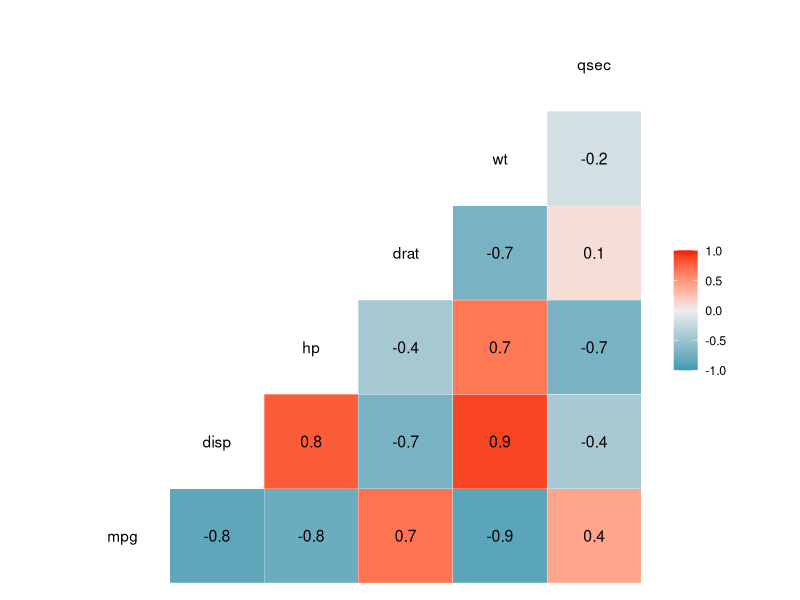
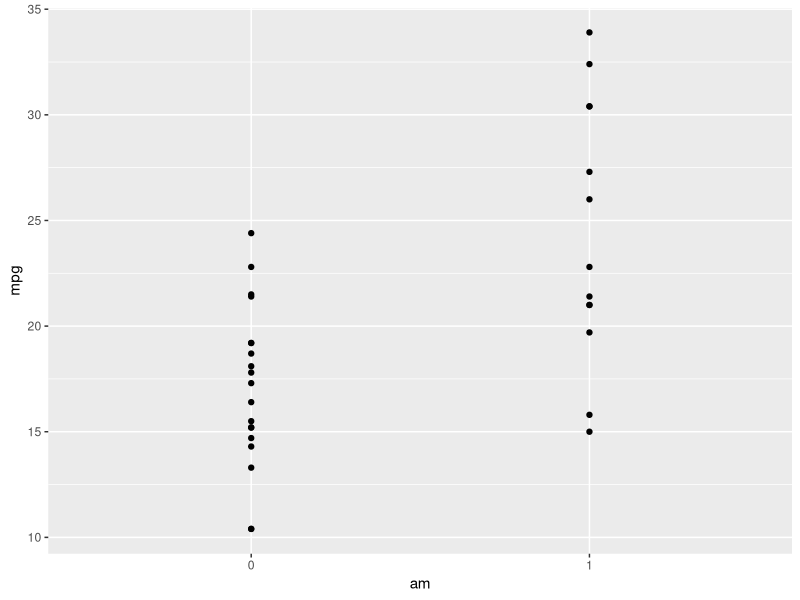
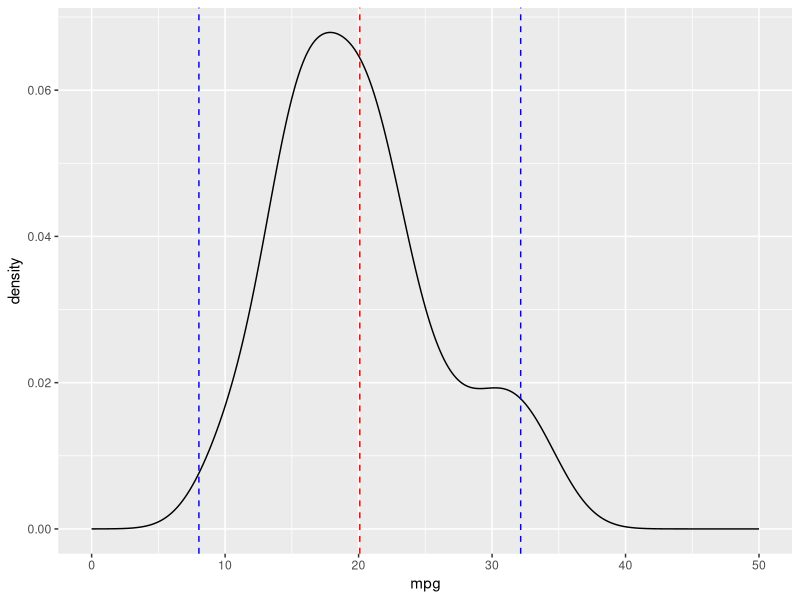
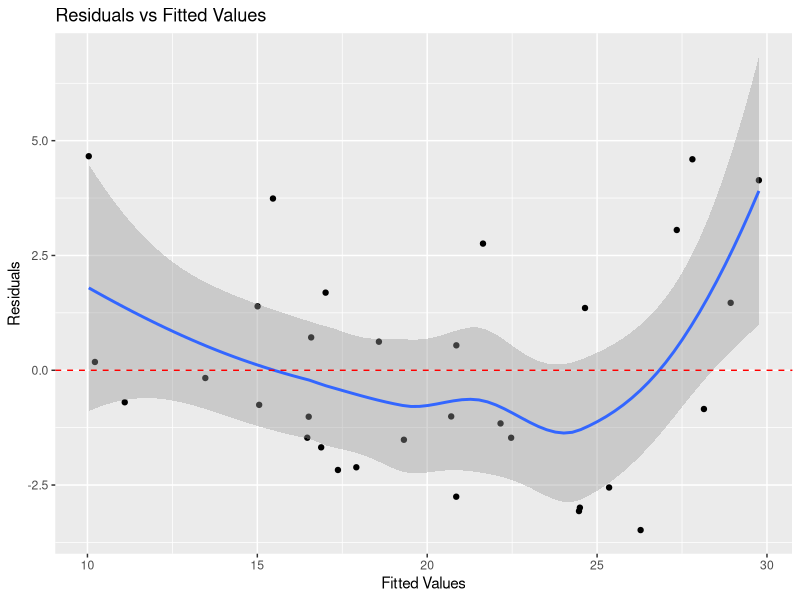
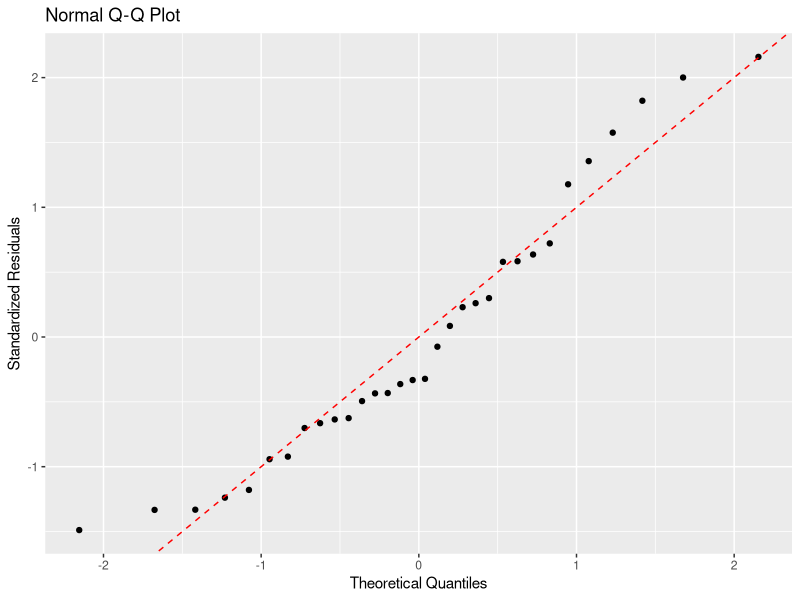
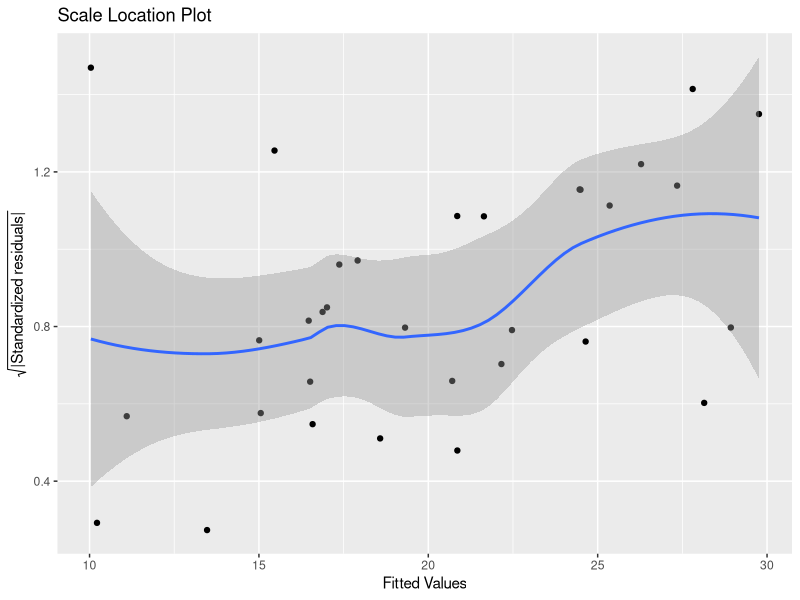
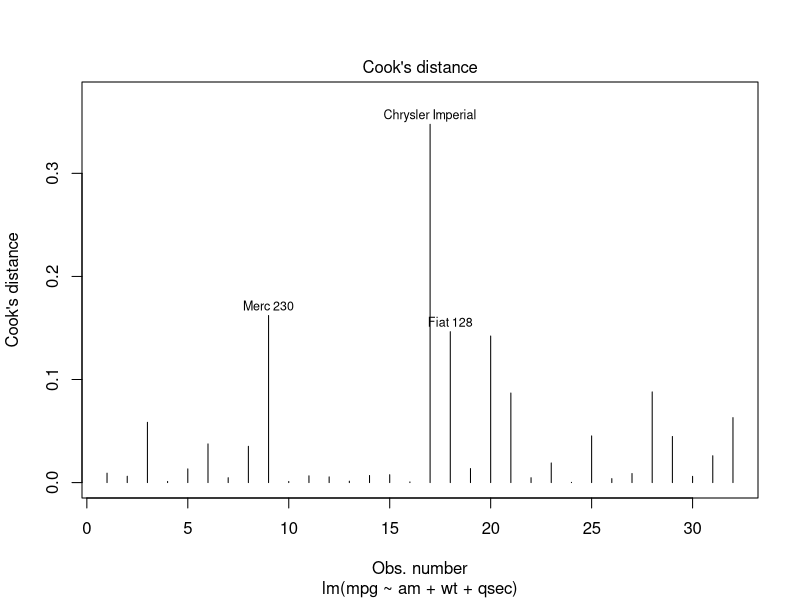
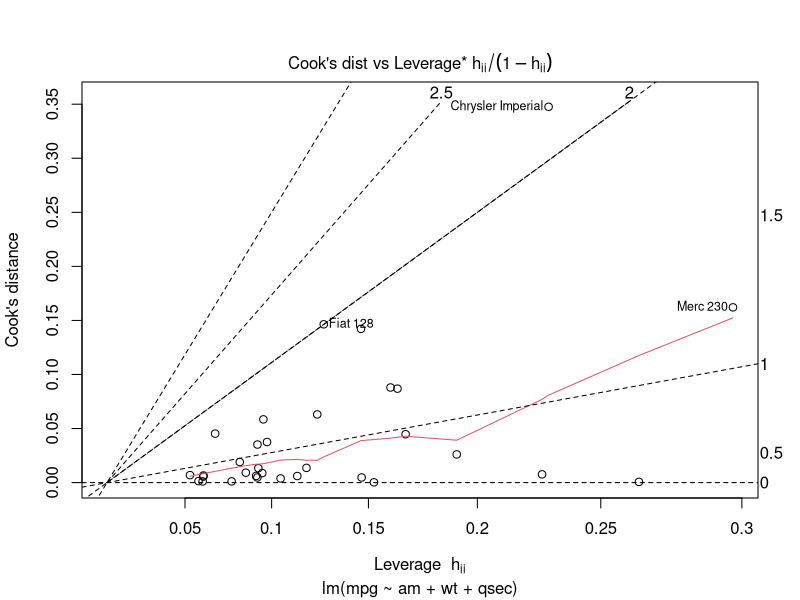

Generate these figures, in order, with R:
##############################################################
# 1) Reading Data, Pre-Processing, and Exploratory Analysis
##############################################################

# Load all necessary R packages into current session
library(ggplot2)
library(dplyr)
library(GGally)
library(car)

# Read data into R
data("mtcars")

# Take a look at the data
head(mtcars)
?mtcars
summary(mtcars)
str(mtcars)
# It seems like vs & am are binary factor variables
# cyl, gear, & carb are multi level factor variables

# Convert to factor variables
mtcars$vs <- as.factor(mtcars$vs)
mtcars$am <- as.factor(mtcars$am)

# Check that the changers took hold
str(mtcars)

# Get correlation matrix of the continuous variables
mtcars[, c(1, 3:7)] %>% 
        ggcorr(label = T)

# Plot mpg vs am
ggplot(mtcars,
       aes(x = am,
           y = mpg)) +
        geom_point()

# Look at the mean mpg for cars with/without automatic 
mtcars %>% group_by(am) %>%
        summarize(mean = mean(mpg))

# Check to see if mpg is normally distributed
ggplot(mtcars, aes(mpg)) +
        geom_density() +
        xlim(0, 50) + 
        geom_vline(xintercept = mean(mtcars$mpg),
                   color = "red",
                   linetype = "dashed") +
        geom_vline(xintercept = mean(mtcars$mpg) - 2 * sd(mtcars$mpg),
                   color = "blue",
                   linetype = "dashed") +
        geom_vline(xintercept = mean(mtcars$mpg) + 2 * sd(mtcars$mpg),
                   color = "blue",
                   linetype = "dashed") 

# Preliminary model fit: mpg ~ am
fit <- lm(mpg ~ am, mtcars)

# Take a look at the model/coefficients
summary(fit)

# At first glance it may seem manual transmission is associated with a 7.245
# increase in mpg, and this is significant with p-value = 0.000285

##############################################################
# 2) Regression Model Selection
##############################################################

# fit regression model with all regressors 
# We will use a backwards elimination method to improve the model by eliminating
# variables with high p-value
fit_all <- lm(mpg ~ ., mtcars)
summary(fit_all)

fit2 <- lm(mpg ~ . - cyl, mtcars)
summary(fit2)

fit3 <- lm(mpg ~ . - cyl - vs, mtcars)
summary(fit3)

fit4 <- lm(mpg ~ . - cyl - vs - carb, mtcars)
summary(fit4)

fit5 <- lm(mpg ~ . - cyl - vs - carb - gear, mtcars)
summary(fit5)

fit6 <- lm(mpg ~ . - cyl - vs - carb - gear - drat, mtcars)
summary(fit6)

fit7 <- lm(mpg ~ . - cyl - vs - carb - gear - drat - disp, mtcars)
summary(fit7)
# all models have been improving adjusted R-squared over previous models, except
# fit7
fit8 <- lm(mpg ~ . - cyl - vs - carb - gear - drat - disp - hp, mtcars)
summary(fit8)
# fit8 also got slightly worse, but the remaining regressors had coefficients 
# that became more significant. 
# some combo of am, wt, qseq, plus disp and hp produce the best fitting model

fit_wtqsec <- lm(mpg ~ am + wt + qsec, mtcars)
summary(fit_wtqsec)
fit_wtqsechp <- lm(mpg ~ am + wt + qsec + hp, mtcars)
summary(fit_wtqsechp)
fit_wtqsecdisp <- lm(mpg ~ am + wt + qsec + disp, mtcars)
summary(fit_wtqsecdisp)
fit_wtqsechpdisp <- lm(mpg ~ am + wt + qsec + hp + disp, mtcars)
summary(fit_wtqsechpdisp)

# we will do some ANOVA to compare the four models above
fit_wt <- lm(mpg ~ am + wt, mtcars)
anova(fit, fit_wt, fit_wtqsec, fit_wtqsechp, fit_wtqsechpdisp)
anova(fit, fit_wt, fit_wtqsec, fit_wtqsecdisp, fit_wtqsechpdisp)

# look at variance inflation factor
sqrt(vif(fit_wtqsec))
sqrt(vif(fit_wtqsechp))
sqrt(vif(fit_wtqsecdisp))
sqrt(vif(fit_wtqsechpdisp))

# ANOVA seems to indicate there is not a statistically significant difference 
# between fit_wtqsec and other models which include hp and disp as regressors
# Therefore we choose to include only am, wt, and qsec in our regression model
fit_final <- lm(mpg ~ am + wt + qsec, mtcars)
summary(fit_final)

##############################################################
# 3) Diagnostics
##############################################################

# We'll do some diagnostics plots looking for any patterns with GGplot2
# Residuals vs fitted values
ggplot(fit_final,
       aes(x = .fitted, y = .resid)) +
        geom_point() +
        geom_smooth() + 
        geom_hline(yintercept = 0,
                   col = "red",
                   linetype = "dashed") +
        labs(title = "Residuals vs Fitted Values",
             x = "Fitted Values",
             y = "Residuals")

# Normal QQ plot
ggplot(fit_final) +
        geom_qq(aes(sample = .stdresid)) +
        geom_abline(intercept = 0, slope = 1, 
                    linetype = "dashed", col = "red") +
        labs(title = "Normal Q-Q Plot",
             x = "Theoretical Quantiles",
             y = "Standardized Residuals") 

# Scale location plot
ggplot(fit_final,
       aes(y = sqrt(abs(.stdresid)),
           x = .fitted)) + 
        geom_point() +
        geom_smooth() +
        labs(title = "Scale Location Plot",
             x = "Fitted Values",
             y = expression(sqrt("|Standardized residuals|")))


# same plots using base R
# par(mfrow = c(3, 2))
# plot(fit_final) 
plot(fit_final, which = 4)
plot(fit_final, which = 6)


##############################################################
# 4) Inference
##############################################################
summary(fit_final)$coef
confint(fit_final)

# We expect on average, cars with manual transmission to get 2.94 mpg more than
# cars with automatic transmission, while holding other regressors fixed.
# Our estimate is statistically significant for alpha = 0.05, and has a 
# p-value of 0.0467. 
# We can construct a 95% confidence interval and see that we are 95% confident 
# that our estimate of the increase in mpg in manual transmission cars lies 
# between 0.0457 and 5.823.
# Therefore we conclude that manual transmission is associated with better mpg